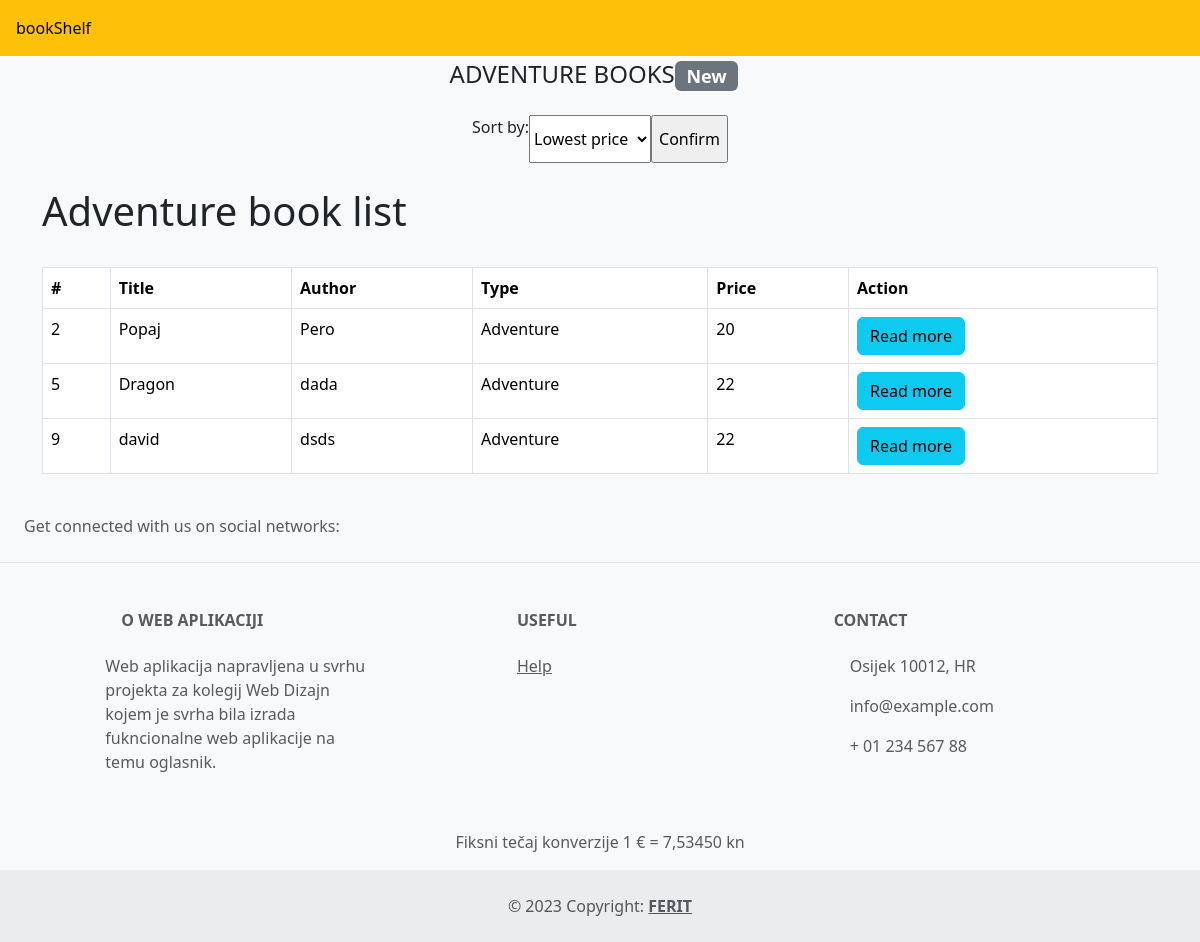
Page /oglasnik/adventurePageLowestPrice.php on the committed database.
### tables this page shows
CREATE TABLE `books` (
  `id` int(11) NOT NULL,
  `title` varchar(128) NOT NULL,
  `author` varchar(128) NOT NULL,
  `type` varchar(50) NOT NULL,
  `description` text NOT NULL,
  `price` int(50) NOT NULL,
  `pub_date` date NOT NULL DEFAULT current_timestamp(),
  `creator` varchar(128) NOT NULL,
  `contact` text NOT NULL
);

### oglasnik/adventurePageLowestPrice.php (the view, shortened to what this page needs)
<!DOCTYPE html>
<html lang="en">
<head>
  <link href="https://cdn.jsdelivr.net/npm/bootstrap@5.3.2/dist/css/bootstrap.min.css" rel="stylesheet">
  <link rel="stylesheet" href="style.css">
</head>
<body class="bg-light">
    <header>
        <div class="row bg-warning p-3">
            <div class="col" id="oglasnikLink">
                <a href="index.php">bookShelf</a>
            </div>
            <div class="col"></div>
            <div class="col"></div>
            <div class="col"></div>
            <div class="col"></div>
            <div class="col"></div>
            <div class="col"></div>
            <div class="col"></div>
            <div class="col"></div>
            <div class="col"></div>
            <div class="col"></div>
            <div class="col"></div>
        </div>
    </header>
  <main>
    <article class="container-fluid mt-1 pagination justify-content-center">
      <h4>ADVENTURE BOOKS<span class="badge bg-secondary">New</span></h4>
    </article>
    <section class="mt-3">
      <form action="adventureProcess.php" class="pagination justify-content-center" method="POST">
        <label for="cars">Sort by: </label>
        <select name="cars" id="cars">
          <option value="lowestPrice">Lowest price</option>
        </select>
        <br><br>
        <input type="submit" value="Confirm">
      </form>
    </section>
    <div class="container">
        <header class="d-flex justify-content-between my-4">
            <h1>Adventure book list</h1>
        </header>
        <table class="table table-bordered">
            <thead>
                <tr>
                    <th>#</th>
                    <th>Title</th>
                    <th>Author</th>
                    <th>Type</th>
                    <th>Price</th>
                    <th>Action</th>
                </tr>
            </thead>
            <tbody>
                <?php
                include("connectBookDB.php");
                $sql = "SELECT * FROM books WHERE type = 'adventure' ORDER BY price ASC";
                $result = mysqli_query($conn, $sql);
                while($row = mysqli_fetch_array($result)){
                ?>
                    <tr>
                        <td><?php echo $row["id"] ?></td>
                        <td><?php echo $row["title"] ?></td>
                        <td><?php echo $row["author"] ?></td>
                        <td><?php echo $row["type"] ?></td>
                        <td><?php echo $row["price"] ?></td>
                        <td>
                            <a href="viewBook.php?id=<?php echo $row["id"]; ?>" class="btn btn-info">Read more</a>
                        </td>
                    </tr>
                <?php
                    }
                ?>
            </tbody>
        </table>
    </div>
  </main>
  <footer class="text-center text-lg-start bg-light text-muted">
    <section class="d-flex justify-content-center justify-content-lg-between p-4 border-bottom">
      <div class="me-5 d-none d-lg-block">
        <span>Get connected with us on social networks:</span>
      </div>
      <div>
      </div>
    </section>
    <section class="">
      <div class="container text-center text-md-start mt-5">
        <div class="row mt-3">
          <div class="col-md-3 col-lg-4 col-xl-3 mx-auto mb-4">
            <h6 class="text-uppercase fw-bold mb-4">
              <i class="fas fa-gem me-3"></i>O web aplikaciji
            </h6>
            <p>
              Web aplikacija napravljena u svrhu projekta za kolegij Web Dizajn kojem je svrha bila izrada fukncionalne web aplikacije na temu oglasnik.
            </p>
          </div>
          <div class="col-md-3 col-lg-2 col-xl-2 mx-auto mb-4">
            <h6 class="text-uppercase fw-bold mb-4">
              Useful
            </h6>
            <p>
              <a href="#!" class="text-reset">Help</a>
            </p>
          </div>
          <div class="col-md-4 col-lg-3 col-xl-3 mx-auto mb-md-0 mb-4">
            <h6 class="text-uppercase fw-bold mb-4">Contact</h6>
            <p><i class="fas fa-home me-3"></i> Osijek 10012, HR</p>
            <p>
              info@example.com
            </p>
            <p><i class="fas fa-phone me-3"></i> + 01 234 567 88</p>
          </div>
        </div>
        <p>
          <p class="text-center">Fiksni tečaj konverzije 1 € = 7,53450 kn</p>
        </p>
      </div>
    </section>
    <div class="text-center p-4" style="background-color: rgba(0, 0, 0, 0.05);">
      © 2023 Copyright:
      <a class="text-reset fw-bold" href="https://www.ferit.unios.hr/">FERIT</a>
    </div>
  </footer>
</body>
</html>

### rows in the picture
books: id "2", title "Popaj", author "Pero", type "Adventure", price "20"
books: id "5", title "Dragon", author "dada", type "Adventure", price "22"
books: id "9", title "david", author "dsds", type "Adventure", price "22"
